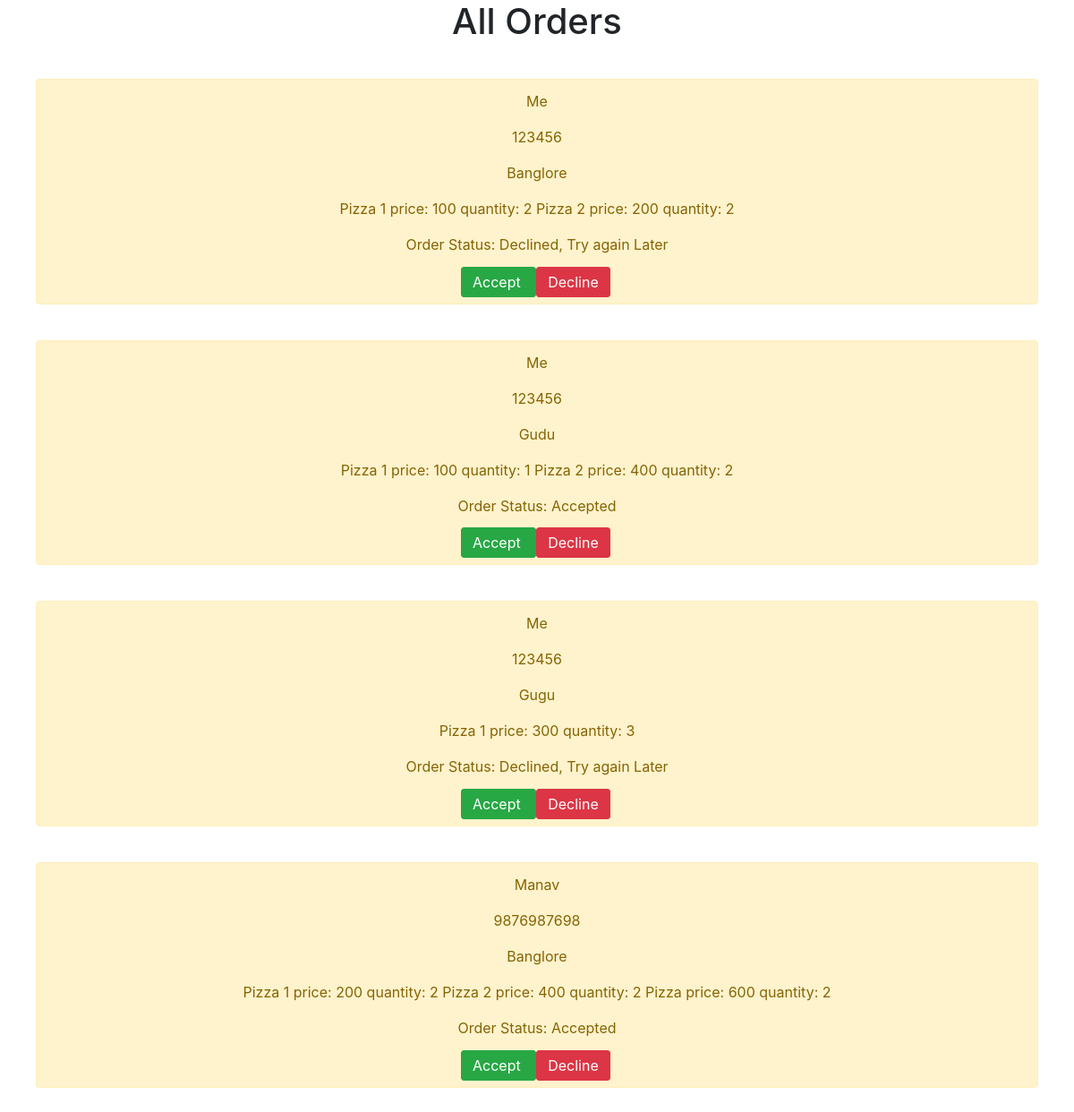
The page /adminorders/ on the database its author committed.
### pizzaapp/models.py (models this page shows)
class OrderModel(models.Model):
    username = models.CharField(max_length = 10)
    phoneno = models.CharField(max_length = 10)
    address = models.CharField(max_length = 10)
    ordereditems = models.CharField(max_length = 10)
    status = models.CharField(max_length = 10)

### pizzaapp/views.py (the view)
# urls.py: path('adminorders/', adminorders),
def adminorders(request):
    orders = OrderModel.objects.all()
    context = {'orders': orders}
    return render(request, "pizzaapp/adminorders.html", context)

### templates/pizzaapp/adminorders.html
{% extends 'base.html' %}
{% block content %}
<h1 style="text-align: center;"> All Orders </h1>
{% for order in orders %}
<div style="margin: 40px;" class="alert alert-warning" role="alert">
    <p style="text-align: center;"> {{order.username}} </p>
    <p style="text-align: center;"> {{order.phoneno}} </p>
    <p style="text-align: center;"> {{order.address}} </p>
    <p style="text-align: center;"> {{order.ordereditems}} </p>
    <p style="text-align: center;"> Order Status: {{order.status}}</p>
    <div class="container" style="width: 200px; margin: auto;">
        <a href="/acceptorder/{{order.id}}/" style="display: inline;" class="btn btn-success"> Accept </a>
        <a href="/declineorder/{{order.id}}/" style="display: inline;" class="btn btn-danger"> Decline </a>
    </div>
</div>
{% endfor %}
{% endblock %}

### templates/base.html (shortened to what this page needs)
<!DOCTYPE html>
<html>
    <head>
        <link rel="stylesheet" href="https://stackpath.bootstrapcdn.com/bootstrap/4.5.0/css/bootstrap.min.css">
    </head>
    <body>
        {% block content %}
        {% endblock %}
    </body>
</html>

### rows shown on the page
OrderModel: username "Me", phoneno "123456", address "Banglore", ordereditems "Pizza 1 price: 100 quantity: 2 Pizza 2 price: 200 quantity: 2", status "Declined, Try again Later"
OrderModel: username "Me", phoneno "123456", address "Gudu", ordereditems "Pizza 1 price: 100 quantity: 1 Pizza 2 price: 400 quantity: 2", status "Accepted"
OrderModel: username "Me", phoneno "123456", address "Gugu", ordereditems "Pizza 1 price: 300 quantity: 3", status "Declined, Try again Later"
OrderModel: username "Manav", phoneno "9876987698", address "Banglore", ordereditems "Pizza 1 price: 200 quantity: 2 Pizza 2 price: 400 quantity: 2 Pizza price: 600 quantity: 2", status "Accepted"
